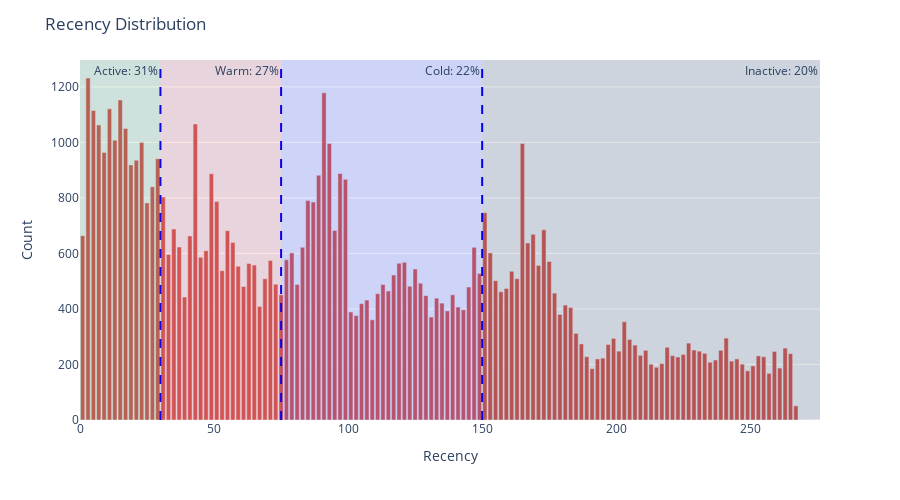

Notebook code cell kept with this figure:
### Code cell
counts, bins = np.histogram(rfm.Recency, bins=range(0, 276, 2))
bins = 0.5 * (bins[:-1] + bins[1:])

fig = px.bar(x=bins, y=counts, labels={'x':'Recency', 'y':'count'},color_discrete_sequence=['indianred'],height=500,width=900)
fig.update_layout(xaxis_title='Recency',yaxis_title='Count',title='Recency Distribution')
fig.add_vline(30, line_dash = 'dash', line_color='blue')
fig.add_vline(75, line_dash = 'dash', line_color='blue')
fig.add_vline(150, line_dash = 'dash', line_color='blue')
fig.add_vrect(x0=0, x1=30, line_width=0, fillcolor="green", opacity=0.1, annotation_text="Active: 31%")
fig.add_vrect(x0=30, x1=75, line_width=0, fillcolor="red", opacity=0.1, annotation_text="Warm: 27%")
fig.add_vrect(x0=75, x1=150, line_width=0, fillcolor="blue", opacity=0.1, annotation_text="Cold: 22%")
fig.add_vrect(x0=150, x1=276, line_width=0, fillcolor="black", opacity=0.1, annotation_text="Inactive: 20%")
fig.show()

### Figure 1 — Plotly figure (JSON) as saved in the notebook; plotly's stock layout.template omitted (floating-point values rounded to 4 significant figures; data arrays with more than 128 entries replaced by an {"elided": "..."} marker saying what was removed)
{"data": [{"alignmentgroup": "True", "hovertemplate": "Recency=%{x}<br>count=%{y}<extra></extra>", "legendgroup": "", "marker": {"color": "indianred", "pattern": {"shape": ""}}, "name": "", "offsetgroup": "", "orientation": "v", "showlegend": false, "textposition": "auto", "type": "bar", "x": {"elided": "137 int values"}, "xaxis": "x", "y": {"elided": "137 int values"}, "yaxis": "y"}], "layout": {"annotations": [{"showarrow": false, "text": "Active: 31%", "x": 30, "xanchor": "right", "xref": "x", "y": 1, "yanchor": "top", "yref": "y domain"}, {"showarrow": false, "text": "Warm: 27%", "x": 75, "xanchor": "right", "xref": "x", "y": 1, "yanchor": "top", "yref": "y domain"}, {"showarrow": false, "text": "Cold: 22%", "x": 150, "xanchor": "right", "xref": "x", "y": 1, "yanchor": "top", "yref": "y domain"}, {"showarrow": false, "text": "Inactive: 20%", "x": 276, "xanchor": "right", "xref": "x", "y": 1, "yanchor": "top", "yref": "y domain"}], "barmode": "relative", "height": 500, "legend": {"tracegroupgap": 0}, "margin": {"t": 60}, "shapes": [{"line": {"color": "blue", "dash": "dash"}, "type": "line", "x0": 30, "x1": 30, "xref": "x", "y0": 0, "y1": 1, "yref": "y domain"}, {"line": {"color": "blue", "dash": "dash"}, "type": "line", "x0": 75, "x1": 75, "xref": "x", "y0": 0, "y1": 1, "yref": "y domain"}, {"line": {"color": "blue", "dash": "dash"}, "type": "line", "x0": 150, "x1": 150, "xref": "x", "y0": 0, "y1": 1, "yref": "y domain"}, {"fillcolor": "green", "line": {"width": 0}, "opacity": 0.1, "type": "rect", "x0": 0, "x1": 30, "xref": "x", "y0": 0, "y1": 1, "yref": "y domain"}, {"fillcolor": "red", "line": {"width": 0}, "opacity": 0.1, "type": "rect", "x0": 30, "x1": 75, "xref": "x", "y0": 0, "y1": 1, "yref": "y domain"}, {"fillcolor": "blue", "line": {"width": 0}, "opacity": 0.1, "type": "rect", "x0": 75, "x1": 150, "xref": "x", "y0": 0, "y1": 1, "yref": "y domain"}, {"fillcolor": "black", "line": {"width": 0}, "opacity": 0.1, "type": "rect", "x0": 150, "x1": 276, "xref": "x", "y0": 0, "y1": 1, "yref": "y domain"}], "title": {"text": "Recency Distribution"}, "width": 900, "xaxis": {"anchor": "y", "domain": [0, 1], "title": {"text": "Recency"}}, "yaxis": {"anchor": "x", "domain": [0, 1], "title": {"text": "Count"}}}}
